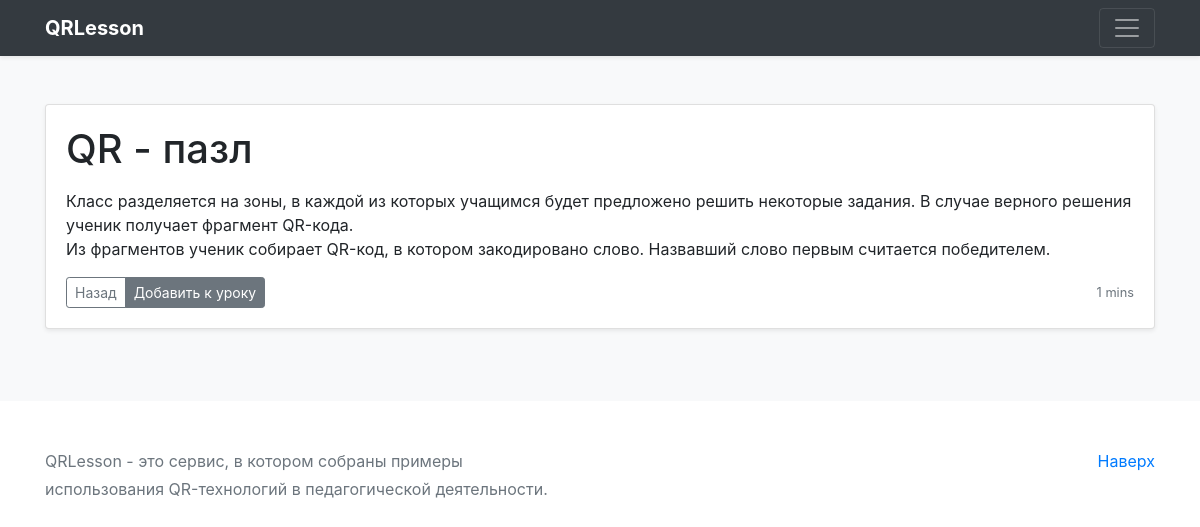
The app's page /method/06568854-c849-4320-96cc-4db476603603?next=/quests/ with its own data.
### qrmethods/models.py (models this page shows, shortened)
class TeachingMethod(models.Model):
    id = models.UUIDField(
        primary_key=True,
        default=uuid.uuid4,
        help_text='Уникальное ID для данного метода'
    )
    title = models.CharField(
        max_length=1000,
        help_text='Название педагогического приёма',
        verbose_name='Заголовок'
    )
    author = models.ForeignKey(User, on_delete=models.CASCADE)
    description = models.TextField(
        help_text='Описание педагогического приёма',
        verbose_name='Описание'
    )
    lesson_part = models.ForeignKey(
        'LessonPart',
        on_delete=models.SET_NULL,
        null=True,
        verbose_name='Фрагмент урока'
    )
    def get_reading_time(self):
        return len(self.description.replace(' ', '')) // 120
    class Meta:
        verbose_name = 'Метод обучения'
        verbose_name_plural = 'Методы обучения'

### qrmethods/views.py (the view)
# urls.py: url(r'^method/(?P<pk>[-\w]+)$', views.MethodDetailView.as_view(), name='method_detail'),
class MethodDetailView(generic.DetailView):
    model = TeachingMethod
    template_name = 'qrmethods/method_detail.html'
    def get_context_data(self, **kwargs):
        context = super().get_context_data(section_list=LessonPart.objects.all(), **kwargs)
        if 'methods' not in self.request.session:
            self.request.session['methods'] = []
        context['methods'] = self.request.session['methods']
        if 'next' in self.request.GET:
            context['next'] = self.request.GET['next']
            self.request.session['next'] = self.request.GET['next']
        elif 'next' in self.request.session:
            context['next'] = self.request.session['next']
        return context

### qrmethods/models.py (called while the page is built)
    def get_absolute_url(self):
        return reverse('method_list', args=[str(self.url)])

### qrmethods/templates/qrmethods/method_detail.html
{% extends "base_generic.html" %}
{% block content%}
<div class="container py-5">
  <div class="card mb-4 shadow-sm">
    <div class="card-body">
      <h1 class="card-title">{{ object.title }}</h1>
      <p class="card-text">{{ object.description|linebreaks }}</p>
      <div class="d-flex justify-content-between align-items-center">
        <div class="btn-group">
          {% if next %}
          <a href="{{ next }}" class="btn btn-sm btn-outline-secondary">Назад</a>
          {% endif %}
          {% if object.id|slugify not in methods %}
          <a href="{% url 'upd_session' object.id %}?next={{ request.path }}" class="btn btn-sm btn-secondary">Добавить к уроку</a>
          {% endif %}
        </div>
        <small class="text-muted">{{ object.get_reading_time }} mins</small>
      </div>
    </div>
  </div>
</div>
{% endblock %}

### records on screen
TeachingMethod: title "QR - пазл", description "Класс разделяется на зоны, в каждой из которых учащимся будет предложено решить некоторые задания. В случае верного решения ученик получает фрагмент QR-кода. Из фрагментов ученик собирает QR-код, в котором закодировано слово. Назвавший слово первым считается победителем.", get_reading_time "1"
